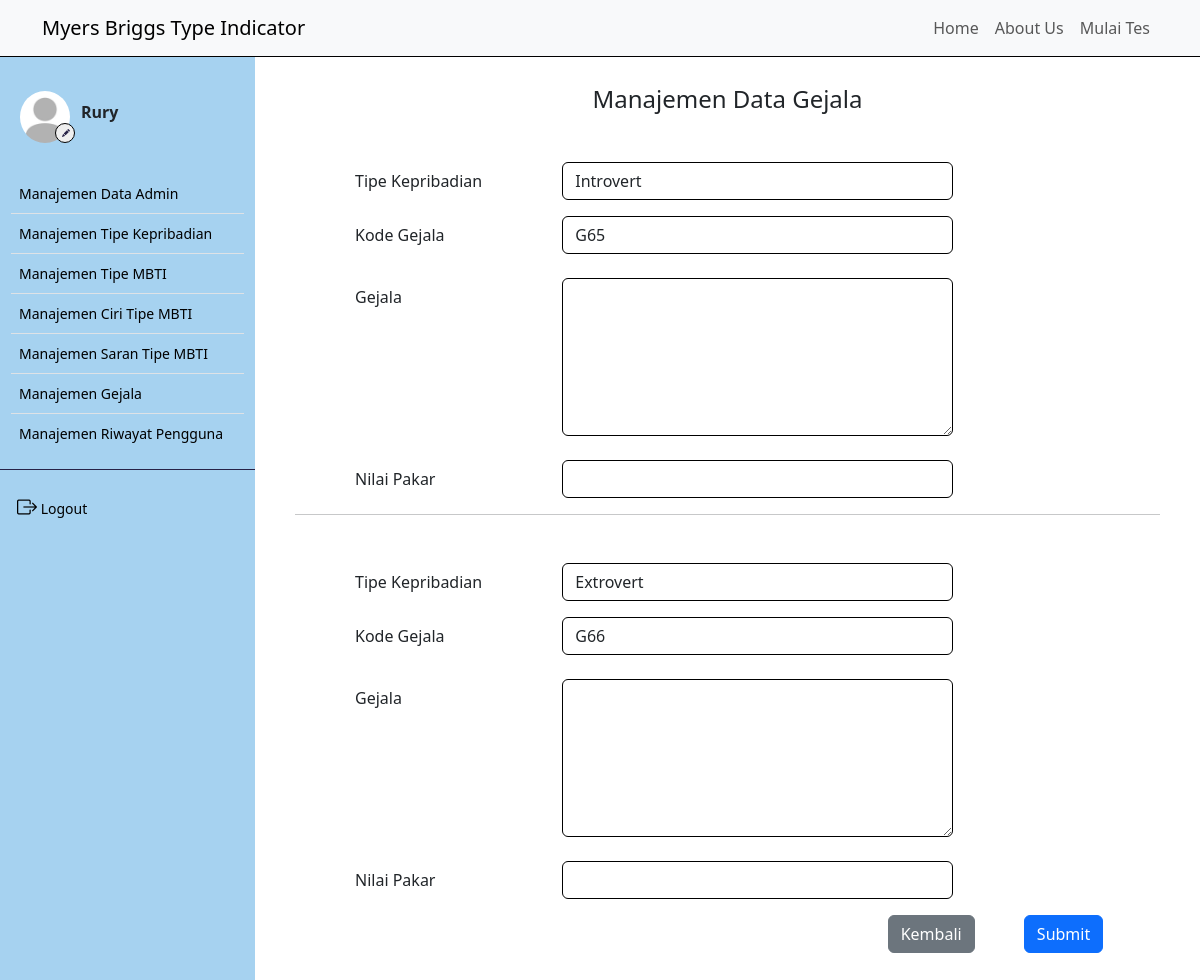
Page /gejala/input.php?skala=1 (signed in) on the committed database.
### tables this page shows
CREATE TABLE `user` (
  `iduser` int(11) NOT NULL,
  `nama` varchar(50) NOT NULL,
  `username` varchar(50) NOT NULL,
  `password` varchar(100) NOT NULL,
  `email` varchar(50) NOT NULL,
  `foto` varchar(50) NOT NULL
);

CREATE TABLE `tp_kepribadian` (
  `id_kepribadian` int(11) NOT NULL,
  `kode_kepribadian` varchar(20) NOT NULL,
  `kepribadian` varchar(30) NOT NULL,
  `inisial` varchar(10) NOT NULL,
  `skala` int(5) NOT NULL,
  `deskripsi` text NOT NULL
);

### controller/main.php (called while the page is built, shortened)
<?php
$conn = mysqli_connect("localhost", "root", "", "mbti");
function query($query)
{
    global $conn;
    $result = mysqli_query($conn, $query);
    $rows = [];
    while ($row = mysqli_fetch_assoc($result)) {
        $rows[] = $row;
    }
    return $rows;
}
function dekripsi($kata)
{
    $string = base64_decode($kata);
    $key = substr($string, 0, 44);
    $enkripsi = substr($string, 44);
    $hasil = openssl_decrypt($enkripsi, 'AES-256-CBC', $key, 0, substr($key, 0, 16));
    return $hasil;
}
?>

### controller/gejala.php (called while the page is built, shortened)
<?php
    require_once 'main.php';
    function relasi() {
        $query = "SELECT * FROM gejala";
        $kode = "";
        $jumlah = jumlah_data($query);
        if($jumlah == 0) {
            $kode = "1";
        } else {
            for($i = 1; $i <= $jumlah; $i++) {
                $totalP = jumlah_data("SELECT * FROM gejala WHERE relasi = '$i'");
                if ($totalP == 0) {
                    $kode = $i;
                    break;
                } else {
                    $angka = $jumlah + 1;
                    $kode = $angka;
                }
            };
        }
        return $kode;
    }
?>

### gejala/input.php (the view, shortened to what this page needs)
<?php
require_once '../controller/gejala.php';
$skala = $_GET['skala'];
$kepribadian = query("SELECT * FROM tp_kepribadian WHERE skala = '$skala'");
$current_page = $_SERVER['REQUEST_URI'];
$kode = kode();
preg_match('/\d+/', $kode, $matches);
$kode2 = "G" . $matches[0] + 1;
?>
<!DOCTYPE html>
<html lang="en">
<head>
    <link href="https://cdn.jsdelivr.net/npm/bootstrap@5.3.2/dist/css/bootstrap.min.css" rel="stylesheet"
 />
    <link rel="stylesheet" href="https://cdn.jsdelivr.net/npm/bootstrap-icons@1.9.1/font/bootstrap-icons.css" />
    <link rel="stylesheet" href="https://cdn.datatables.net/1.13.4/css/jquery.dataTables.min.css">
    <link rel="stylesheet" href="../style.css">
</head>
<body>
    <div class="content">
        <?php
        require_once('../navbar/navbar_inside.php');
        ?>
        <div class="main-container m-0">
            <div class="d-flex">
                <?php
                require_once('../navbar/sidebar_inside.php');
                ?>
                <div class="contents" style="margin: 75px 0; padding: 10px 40px;">
                    <h4 class="text-center">Manajemen Data Gejala</h4>
                    <form method="post" action="">
                        <div class="mb-3 mt-5 row ms-5">
                            <label for="kepribadian" class="col-sm-3 me-0 col-form-label">Tipe Kepribadian</label>
                            <div class="col-sm-6">
                                <input type="text" class="form-control" style="border: 1px solid black;"
                                    id="kepribadian" name="kepribadian" value="<?= $kepribadian[0]['kepribadian']; ?>" readonly>
                            </div>
                        </div>
                        <div class="mb-4 mt-2 row ms-5">
                            <label for="kode_gejala1" class="col-sm-3 me-0 col-form-label">Kode Gejala</label>
                            <div class="col-sm-6">
                                <input type="text" class="form-control" style="border: 1px solid black;"
                                    id="kode_gejala1" name="kode_gejala[]" value="<?= $kode; ?>" readonly>
                            </div>
                        </div>
                        <div class="mb-4 mt-2 row ms-5">
                            <label class="col-sm-3 me-0 col-form-label" for="inputGejala1">Gejala</label>
                            <div class="col-sm-6">
                                <textarea type="text" style="border-color: black;" class="form-control" id="inputGejala1"
                                    name="gejala[]" rows="6"></textarea>
                            </div>
                        </div>
                        <div class="mb-3 mt-2 row ms-5">
                            <label for="nilai_pakar1" class="col-sm-3 me-0 col-form-label">Nilai Pakar</label>
                            <div class="col-sm-6">
                                <input type="number" step="0.01" class="form-control" style="border: 1px solid black;"
                                    id="nilai_pakar1" name="nilai_pakar[]">
                            </div>
                        </div>
                        <hr>
                        <div class="mb-3 mt-5 row ms-5">
                            <label for="kepribadian" class="col-sm-3 me-0 col-form-label">Tipe Kepribadian</label>
                            <div class="col-sm-6">
                                <input type="text" class="form-control" style="border: 1px solid black;"
                                    id="kepribadian" name="kepribadian" value="<?= $kepribadian[1]['kepribadian']; ?>" readonly>
                            </div>
                        </div>
                        <div class="mb-4 mt-2 row ms-5">
                            <label for="kode_gejala2" class="col-sm-3 me-0 col-form-label">Kode Gejala</label>
                            <div class="col-sm-6">
                                <input type="text" class="form-control" style="border: 1px solid black;"
                                    id="kode_gejala2" name="kode_gejala[]" value="<?= $kode2; ?>" readonly>
                            </div>
                        </div>
                        <div class="mb-4 mt-2 row ms-5">
                            <label class="col-sm-3 me-0 col-form-label" for="inputGejala2">Gejala</label>
                            <div class="col-sm-6">
                                <textarea type="text" style="border-color: black;" class="form-control" id="inputGejala2"
                                    name="gejala[]" rows="6"></textarea>
                            </div>
                        </div>
                        <div class="mb-3 mt-2 row ms-5">
                            <label for="nilai_pakar2" class="col-sm-3 me-0 col-form-label">Nilai Pakar</label>
                            <div class="col-sm-6">
                                <input type="number" step="0.01" class="form-control" style="border: 1px solid black;"
                                    id="nilai_pakar2" name="nilai_pakar[]">
                            </div>
                        </div>
                        <div class="row justify-content-end">
                            <div class="col-sm-2 me-0">
                                <a href="../gejala" class="btn btn-secondary">Kembali
                                </a>
                            </div>
                            <div class="col-sm-2 ms-0 p-0">
                                <button type="submit" class="btn btn-primary" name="submit">Submit</button>
                            </div>
                        </div>
                    </form>
                </div>
            </div>
        </div>
</body>
</html>

### navbar/sidebar_inside.php (shortened to what this page needs)
<?php
require_once '../controller/main.php';
$id_user = dekripsi($_COOKIE['SPmbti']);
$user = query("SELECT * FROM user WHERE iduser = $id_user")[0];
$sidebar_links = array(
    '/mbti/admin/data_admin.php' => 'Manajemen Data Admin',
    '/mbti/tipe_kepribadian/index.php' => 'Manajemen Tipe Kepribadian',
    '/mbti/tipe_mbti/index.php' => 'Manajemen Tipe MBTI',
    '/mbti/ciri-ciri/index.php' => 'Manajemen Ciri Tipe MBTI',
    '/mbti/saran/index.php' => 'Manajemen Saran Tipe MBTI',
    '/mbti/gejala/index.php' => 'Manajemen Gejala',
    '/mbti/riwayat/index.php' => 'Manajemen Riwayat Pengguna'
);
?>
<div class="sidebar" id="side_nav">
    <div class="content-side">
        <div class="profil pt-4">
            <div class="row d-flex align-items-center">
                <div class="col-sm-4 me-0">
                    <img src="../image/<?= $user['foto']; ?>" class="rounded-circle" alt="profil">
                    <a href="profil">
                        <button class="rounded-circle"><i class="bi bi-pencil-fill"></i></button>
                    </a>
                </div>
                <div class="col-sm-8 p-0 m-0">
                    <h6 class="fw-bold">
                        <?= $user['nama']; ?>
                    </h6>
                </div>
            </div>
        </div>
        <div class="">
            <ul class="list-group list-group-flush pt-4 fw-medium">
                <?php foreach ($sidebar_links as $link => $text): ?>
                    <li class="list-group-item">
                        <a href="<?= $link ?>" class="text-decoration-none d-block" <?php if ($current_page === $link)
                              echo 'style="color:mediumblue;"'; ?>>
                            <span>
                                <?= $text ?>
                            </span>
                        </a>
                    </li>
                <?php endforeach; ?>
            </ul>
        </div>
        <hr class="hr-color">
        <ul class="list-unstyled fw-medium pb-5">
            <li>
                <a class="text-decoration-none btn" id="logout" onclick="confirmLogout();">
                    <i class="bi bi-box-arrow-right fs-5"></i>
                    <span>Logout</span>
                </a>
            </li>
        </ul>
    </div>
</div>

### style.css (style rules this page uses)
.content, .contents { min-height: 100vh; width: 100%; }
.sidebar { background: #7ebeeab0; min-width: 255px; max-width: 255px; transition: all ease-in 0.3s; min-height: 100vh; }
hr.hr-color { color: #272247; opacity: 1; }
.sidebar ul { padding: 0 11px; }
.sidebar li a { color: black; padding: 5px; font-size: 14px; margin-left: 0; }
.sidebar .list-group-item { padding: 4px 3px; }
.sidebar .list-group-item { background-color: transparent; }
.content-side { position: fixed; margin-top: 60px; width: 255px; }
.sidebar .profil img { width: 50px; height: 66px; margin-left:20px; padding: 7px 0; display: block; transition: all ease-in 0.3s; object-fit: cover; }
.sidebar .profil button { border: 1px solid black; position: absolute; margin-top: -27px; margin-left: 55px; width: 20px; height: 20px; }
.sidebar .profil button i { font-size: 8px; color: #272247; margin-top: -6px; margin-left: -3px; position: absolute; }

### rows in the picture
user: foto (placeholder picture), nama "Rury"
tp_kepribadian: kepribadian "Introvert"
tp_kepribadian: kepribadian "Extrovert"

### other values in the picture
$text "Manajemen Data Admin"
$text "Manajemen Tipe Kepribadian"
$text "Manajemen Tipe MBTI"
$text "Manajemen Ciri Tipe MBTI"
$text "Manajemen Saran Tipe MBTI"
$text "Manajemen Gejala"
$text "Manajemen Riwayat Pengguna"
